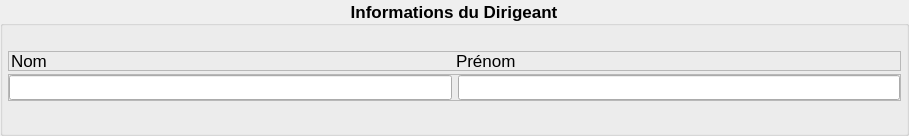
            <widget class="QGroupBox" name="_gb_dirigeant">
             <property name="maximumSize">
              <size>
               <width>16777215</width>
               <height>135</height>
              </size>
             </property>
             <property name="font">
              <font>
               <pointsize>13</pointsize>
               <bold>true</bold>
              </font>
             </property>
             <property name="title">
              <string>Informations du Dirigeant</string>
             </property>
             <property name="alignment">
              <set>Qt::AlignmentFlag::AlignCenter</set>
             </property>
             <layout class="QGridLayout" name="_g_dirgeant">
              <property name="leftMargin">
               <number>5</number>
              </property>
              <property name="topMargin">
               <number>5</number>
              </property>
              <property name="rightMargin">
               <number>5</number>
              </property>
              <property name="bottomMargin">
               <number>5</number>
              </property>
              <property name="verticalSpacing">
               <number>2</number>
              </property>
              <item row="4" column="1">
               <widget class="QPushButton" name="_b_valid_dirigeant">
                <property name="minimumSize">
                 <size>
                  <width>0</width>
                  <height>0</height>
                 </size>
                </property>
                <property name="maximumSize">
                 <size>
                  <width>25</width>
                  <height>25</height>
                 </size>
                </property>
                <property name="text">
                 <string/>
                </property>
                <property name="icon">
                 <iconset resource="resources.qrc">
                  <normaloff>:/icon/icons/ui_valid.png</normaloff>:/icon/icons/ui_valid.png</iconset>
                </property>
                <property name="iconSize">
                 <size>
                  <width>20</width>
                  <height>20</height>
                 </size>
                </property>
                <property name="flat">
                 <bool>true</bool>
                </property>
               </widget>
              </item>
              <item row="4" column="0">
               <spacer name="_hs_dirigeant">
                <property name="orientation">
                 <enum>Qt::Orientation::Horizontal</enum>
                </property>
                <property name="sizeHint" stdset="0">
                 <size>
                  <width>862</width>
                  <height>20</height>
                 </size>
                </property>
               </spacer>
              </item>
              <item row="1" column="0" colspan="2">
               <layout class="QVBoxLayout" name="_v_input_dirigeant">
                <property name="spacing">
                 <number>3</number>
                </property>
                <item>
                 <widget class="QFrame" name="_f_dirigeant_label">
                  <property name="minimumSize">
                   <size>
                    <width>0</width>
                    <height>20</height>
                   </size>
                  </property>
                  <property name="maximumSize">
                   <size>
                    <width>16777215</width>
                    <height>20</height>
                   </size>
                  </property>
                  <property name="frameShape">
                   <enum>QFrame::Shape::StyledPanel</enum>
                  </property>
                  <property name="frameShadow">
                   <enum>QFrame::Shadow::Raised</enum>
                  </property>
                  <layout class="QHBoxLayout" name="_h_dirigeant_label">
                   <property name="spacing">
                    <number>0</number>
                   </property>
                   <property name="leftMargin">
                    <number>2</number>
                   </property>
                   <property name="topMargin">
                    <number>0</number>
                   </property>
                   <property name="rightMargin">
                    <number>0</number>
                   </property>
                   <property name="bottomMargin">
                    <number>0</number>
                   </property>
                   <item>
                    <widget class="QLabel" name="_l_nom_dirigeant">
                     <property name="maximumSize">
                      <size>
                       <width>16777215</width>
                       <height>16777215</height>
                      </size>
                     </property>
                     <property name="font">
                      <font>
                       <bold>false</bold>
                      </font>
                     </property>
                     <property name="text">
                      <string>Nom</string>
                     </property>
                     <property name="alignment">
                      <set>Qt::AlignmentFlag::AlignLeading|Qt::AlignmentFlag::AlignLeft|Qt::AlignmentFlag::AlignVCenter</set>
                     </property>
                    </widget>
                   </item>
                   <item>
                    <widget class="QLabel" name="_l_prenom_dirigeant">
                     <property name="font">
                      <font>
                       <bold>false</bold>
                      </font>
                     </property>
                     <property name="text">
                      <string>Prénom</string>
                     </property>
                     <property name="alignment">
                      <set>Qt::AlignmentFlag::AlignLeading|Qt::AlignmentFlag::AlignLeft|Qt::AlignmentFlag::AlignVCenter</set>
                     </property>
                    </widget>
                   </item>
                  </layout>
                 </widget>
                </item>
                <item>
                 <widget class="QFrame" name="_f_dirigeant_lineedit">
                  <property name="frameShape">
                   <enum>QFrame::Shape::StyledPanel</enum>
                  </property>
                  <property name="frameShadow">
                   <enum>QFrame::Shadow::Raised</enum>
                  </property>
                  <layout class="QHBoxLayout" name="_h_dirigeant_lineedit">
                   <property name="leftMargin">
                    <number>0</number>
                   </property>
                   <property name="topMargin">
                    <number>0</number>
                   </property>
                   <property name="rightMargin">
                    <number>0</number>
                   </property>
                   <property name="bottomMargin">
                    <number>0</number>
                   </property>
                   <item>
                    <widget class="QLineEdit" name="_le_nom_dirigeant">
                     <property name="minimumSize">
                      <size>
                       <width>0</width>
                       <height>25</height>
                      </size>
                     </property>
                     <property name="clearButtonEnabled">
                      <bool>true</bool>
                     </property>
                    </widget>
                   </item>
                   <item>
                    <widget class="QLineEdit" name="_le_prenom_dirigeant">
                     <property name="minimumSize">
                      <size>
                       <width>0</width>
                       <height>25</height>
                      </size>
                     </property>
                     <property name="clearButtonEnabled">
                      <bool>true</bool>
                     </property>
                    </widget>
                   </item>
                  </layout>
                 </widget>
                </item>
               </layout>
              </item>
              <item row="0" column="1">
               <spacer name="_vs_marge_dirigeant">
                <property name="orientation">
                 <enum>Qt::Orientation::Vertical</enum>
                </property>
                <property name="sizeType">
                 <enum>QSizePolicy::Policy::Fixed</enum>
                </property>
                <property name="sizeHint" stdset="0">
                 <size>
                  <width>20</width>
                  <height>20</height>
                 </size>
                </property>
               </spacer>
              </item>
             </layout>
            </widget>
